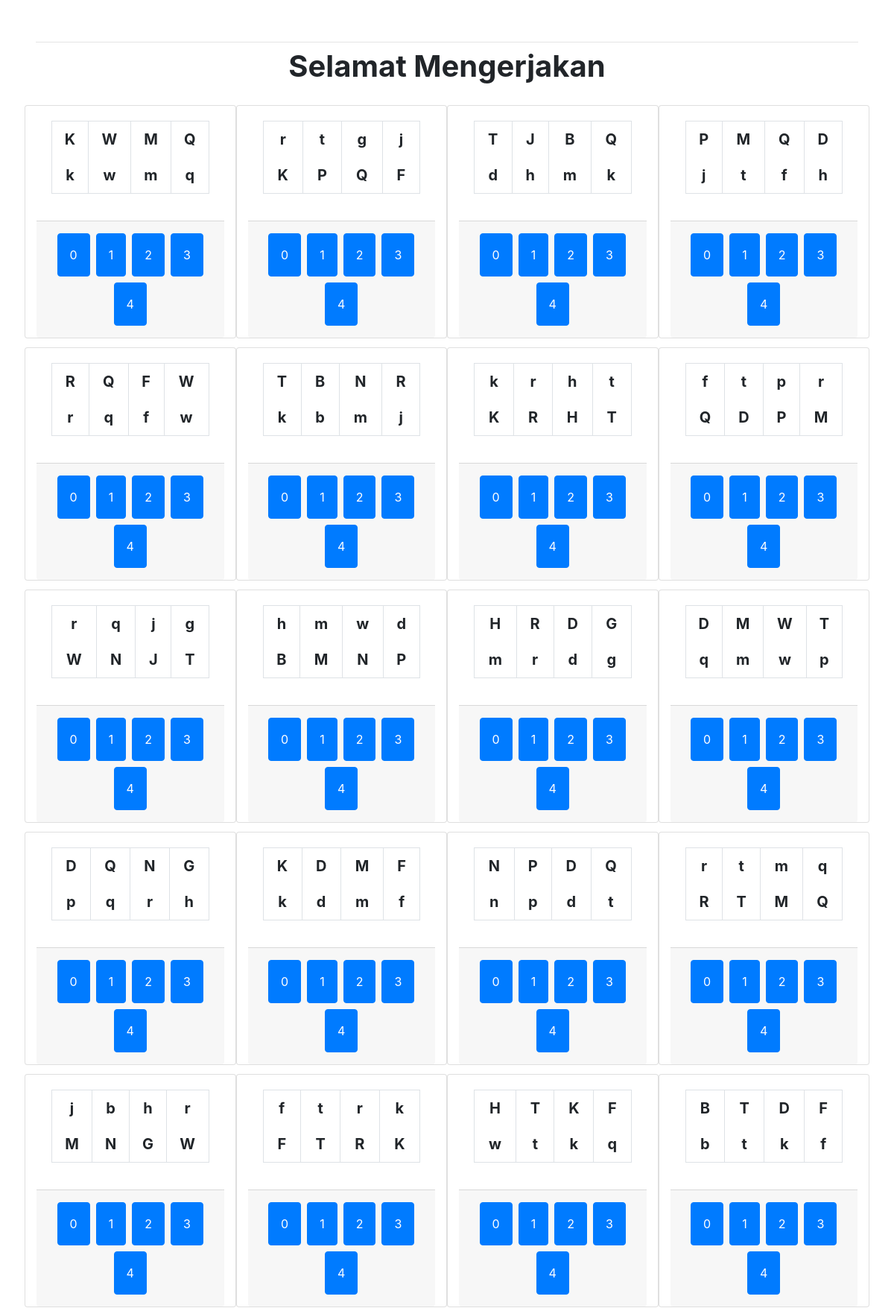
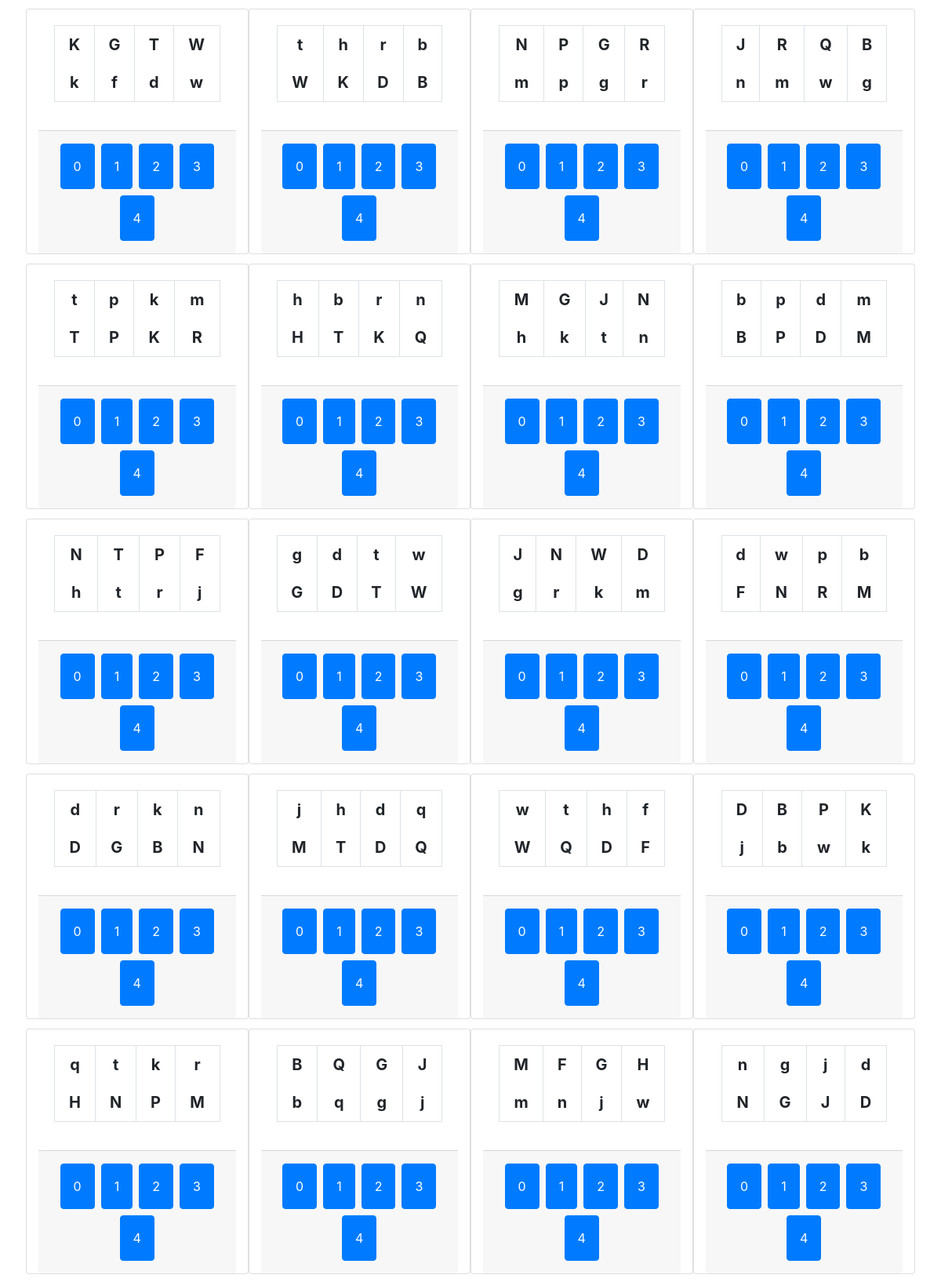
/index.php/asoy (upper part), run on the app's committed database (2 pictures, top to bottom).
### tables this page shows
CREATE TABLE `soal` (
  `id_soal` int(30) NOT NULL,
  `nama_soal` varchar(20) NOT NULL,
  `soal` text NOT NULL,
  `jawaban` varchar(15) NOT NULL
);

### application/controllers/asoy.php (called while the page is built, shortened)
<?php
class asoy extends CI_Controller{
	public function __construct()
	{
		$this->load->model('m_soal');
		$this->load->helper('url');
	}
	public function index()
	{
		$data['judul']='COBA SOAL';
		$data['soal']=$this->m_soal->get_soal_1();
		$this->load->view('sol', $data);
	}
}

### index.php (called while the page is built, shortened)
<?php
require_once BASEPATH.'core/CodeIgniter.php';

### application/models/m_soal.php (called while the page is built, shortened)
<?php
class m_soal extends CI_Model{
    public function get_soal_1()
    {
        $nama_soal = 'tes_1';
        $this->db->select('*');
        $this->db->where('nama_soal', $nama_soal);
        $query = $this->db->get('soal');
        return $query;
    }
}

### application/views/sol.php (the view, shortened to what this page needs)
<!doctype html>
<html lang="en">
<head>
	<link rel="stylesheet" href="https://stackpath.bootstrapcdn.com/bootstrap/4.3.1/css/bootstrap.min.css">
</head>
<body class="p-5 container-fluid">
	<div id="soal" class="show">
		<hr class="my-2">
		<div class="h1 d-flex justify-content-center font-weight-bold">
			<p>
				Selamat Mengerjakan
			</p>
		</div>
		<?php
		echo form_open('asoy/koreksi');
		?>
		<div class="row">
			<?php
			foreach ($soal->result_array() as $d) {
				$soal = json_decode($d['soal']);
				?>
				<div class="card mb-2 m-1 col-8 h5 col-md-3 mx-auto">
					<div class="card-body">
						<table class="table table-borderless text-center grey lighten-4">
							<tr class="border-top">
								<td class="border-left font-weight-bolder border-right"><?php echo $soal->soal_1; ?></td>
								<td class="border-left font-weight-bolder border-right"><?php echo $soal->soal_2; ?></td>
								<td class="border-left font-weight-bolder border-right"><?php echo $soal->soal_3; ?></td>
								<td class="border-left font-weight-bolder border-right"><?php echo $soal->soal_4; ?></td>
							</tr>
							<tr class="border-bottom">
								<td class="border-left font-weight-bolder border-right"><?php echo $soal->soal_5; ?></td>
								<td class="border-left font-weight-bolder border-right"><?php echo $soal->soal_6; ?></td>
								<td class="border-left font-weight-bolder border-right"><?php echo $soal->soal_7; ?></td>
								<td class="border-left font-weight-bolder border-right"><?php echo $soal->soal_8; ?></td>
							</tr>
						</table>
					</div>
					<div class="card-footer">
						<div class="btn-group-toggle row d-flex justify-content-center" data-toggle="buttons">
							<label for="Option_<?php echo $d['id_soal']; ?>" class="btn btn-primary p-3 m-1 rounded">0
							</label>
							<label for="Option_<?php echo $d['id_soal']; ?>" class="btn btn-primary p-3 m-1 rounded">1
							</label>
							<label for="Option_<?php echo $d['id_soal']; ?>" class="btn btn-primary p-3 m-1 rounded">2
							</label>
							<label for="Option_<?php echo $d['id_soal']; ?>" class="btn btn-primary p-3 m-1 rounded">3
							</label>
							<label for="Option_<?php echo $d['id_soal']; ?>" class="btn btn-primary p-3 m-1 rounded">4
							</label>
						</div>
					</div>
				</div>
			<?php } ?>
		</div>
		<?php
		echo form_close();
		?>
	</div>
</body>
</html>

### data on the page
soal: soal_1 "K", soal_2 "W", soal_3 "M", soal_4 "Q", soal_5 "k", soal_6 "w", soal_7 "m", soal_8 "q"
soal: soal_1 "r", soal_2 "t", soal_3 "g", soal_4 "j", soal_5 "K", soal_6 "P", soal_7 "Q", soal_8 "F"
soal: soal_1 "T", soal_2 "J", soal_3 "B", soal_4 "Q", soal_5 "d", soal_6 "h", soal_7 "m", soal_8 "k"
soal: soal_1 "P", soal_2 "M", soal_3 "Q", soal_4 "D", soal_5 "j", soal_6 "t", soal_7 "f", soal_8 "h"
soal: soal_1 "R", soal_2 "Q", soal_3 "F", soal_4 "W", soal_5 "r", soal_6 "q", soal_7 "f", soal_8 "w"
soal: soal_1 "T", soal_2 "B", soal_3 "N", soal_4 "R", soal_5 "k", soal_6 "b", soal_7 "m", soal_8 "j"
soal: soal_1 "k", soal_2 "r", soal_3 "h", soal_4 "t", soal_5 "K", soal_6 "R", soal_7 "H", soal_8 "T"
soal: soal_1 "f", soal_2 "t", soal_3 "p", soal_4 "r", soal_5 "Q", soal_6 "D", soal_7 "P", soal_8 "M"
soal: soal_1 "r", soal_2 "q", soal_3 "j", soal_4 "g", soal_5 "W", soal_6 "N", soal_7 "J", soal_8 "T"
soal: soal_1 "h", soal_2 "m", soal_3 "w", soal_4 "d", soal_5 "B", soal_6 "M", soal_7 "N", soal_8 "P"
soal: soal_1 "H", soal_2 "R", soal_3 "D", soal_4 "G", soal_5 "m", soal_6 "r", soal_7 "d", soal_8 "g"
soal: soal_1 "D", soal_2 "M", soal_3 "W", soal_4 "T", soal_5 "q", soal_6 "m", soal_7 "w", soal_8 "p"
soal: soal_1 "D", soal_2 "Q", soal_3 "N", soal_4 "G", soal_5 "p", soal_6 "q", soal_7 "r", soal_8 "h"
soal: soal_1 "K", soal_2 "D", soal_3 "M", soal_4 "F", soal_5 "k", soal_6 "d", soal_7 "m", soal_8 "f"
soal: soal_1 "N", soal_2 "P", soal_3 "D", soal_4 "Q", soal_5 "n", soal_6 "p", soal_7 "d", soal_8 "t"
soal: soal_1 "r", soal_2 "t", soal_3 "m", soal_4 "q", soal_5 "R", soal_6 "T", soal_7 "M", soal_8 "Q"
soal: soal_1 "j", soal_2 "b", soal_3 "h", soal_4 "r", soal_5 "M", soal_6 "N", soal_7 "G", soal_8 "W"
soal: soal_1 "f", soal_2 "t", soal_3 "r", soal_4 "k", soal_5 "F", soal_6 "T", soal_7 "R", soal_8 "K"
soal: soal_1 "H", soal_2 "T", soal_3 "K", soal_4 "F", soal_5 "w", soal_6 "t", soal_7 "k", soal_8 "q"
soal: soal_1 "B", soal_2 "T", soal_3 "D", soal_4 "F", soal_5 "b", soal_6 "t", soal_7 "k", soal_8 "f"
soal: soal_1 "K", soal_2 "G", soal_3 "T", soal_4 "W", soal_5 "k", soal_6 "f", soal_7 "d", soal_8 "w"
soal: soal_1 "t", soal_2 "h", soal_3 "r", soal_4 "b", soal_5 "W", soal_6 "K", soal_7 "D", soal_8 "B"
soal: soal_1 "N", soal_2 "P", soal_3 "G", soal_4 "R", soal_5 "m", soal_6 "p", soal_7 "g", soal_8 "r"
soal: soal_1 "J", soal_2 "R", soal_3 "Q", soal_4 "B", soal_5 "n", soal_6 "m", soal_7 "w", soal_8 "g"
soal: soal_1 "t", soal_2 "p", soal_3 "k", soal_4 "m", soal_5 "T", soal_6 "P", soal_7 "K", soal_8 "R"
soal: soal_1 "h", soal_2 "b", soal_3 "r", soal_4 "n", soal_5 "H", soal_6 "T", soal_7 "K", soal_8 "Q"
soal: soal_1 "M", soal_2 "G", soal_3 "J", soal_4 "N", soal_5 "h", soal_6 "k", soal_7 "t", soal_8 "n"
soal: soal_1 "b", soal_2 "p", soal_3 "d", soal_4 "m", soal_5 "B", soal_6 "P", soal_7 "D", soal_8 "M"
soal: soal_1 "N", soal_2 "T", soal_3 "P", soal_4 "F", soal_5 "h", soal_6 "t", soal_7 "r", soal_8 "j"
soal: soal_1 "g", soal_2 "d", soal_3 "t", soal_4 "w", soal_5 "G", soal_6 "D", soal_7 "T", soal_8 "W"
soal: soal_1 "J", soal_2 "N", soal_3 "W", soal_4 "D", soal_5 "g", soal_6 "r", soal_7 "k", soal_8 "m"
soal: soal_1 "d", soal_2 "w", soal_3 "p", soal_4 "b", soal_5 "F", soal_6 "N", soal_7 "R", soal_8 "M"
soal: soal_1 "d", soal_2 "r", soal_3 "k", soal_4 "n", soal_5 "D", soal_6 "G", soal_7 "B", soal_8 "N"
soal: soal_1 "j", soal_2 "h", soal_3 "d", soal_4 "q", soal_5 "M", soal_6 "T", soal_7 "D", soal_8 "Q"
soal: soal_1 "w", soal_2 "t", soal_3 "h", soal_4 "f", soal_5 "W", soal_6 "Q", soal_7 "D", soal_8 "F"
soal: soal_1 "D", soal_2 "B", soal_3 "P", soal_4 "K", soal_5 "j", soal_6 "b", soal_7 "w", soal_8 "k"
soal: soal_1 "q", soal_2 "t", soal_3 "k", soal_4 "r", soal_5 "H", soal_6 "N", soal_7 "P", soal_8 "M"
soal: soal_1 "B", soal_2 "Q", soal_3 "G", soal_4 "J", soal_5 "b", soal_6 "q", soal_7 "g", soal_8 "j"
soal: soal_1 "M", soal_2 "F", soal_3 "G", soal_4 "H", soal_5 "m", soal_6 "n", soal_7 "j", soal_8 "w"
soal: soal_1 "n", soal_2 "g", soal_3 "j", soal_4 "d", soal_5 "N", soal_6 "G", soal_7 "J", soal_8 "D"
